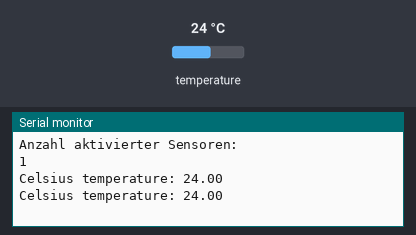
Simulated run of this sketch. Board: Arduino Uno, built with avr-gcc and run on an emulated ATmega328P. On the bench: the last lines printed to the serial monitor. Inputs (shaded band) come from the test bench; at power-on: temperature 24 °C.

Above: at 3.3 s.
3.4 s: temperature set to 12 °C
At 4.8 s:
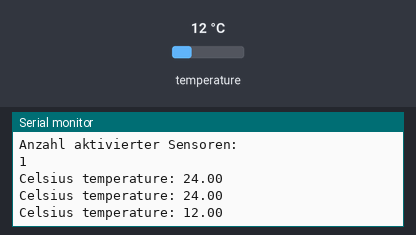
5.9 s: temperature set to 19 °C
At 7.2 s:
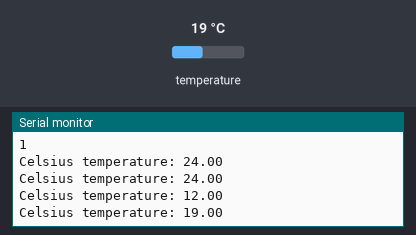
Timing chart, 0 to 8.9 s (numbered marks = the images above; inputs shaded):
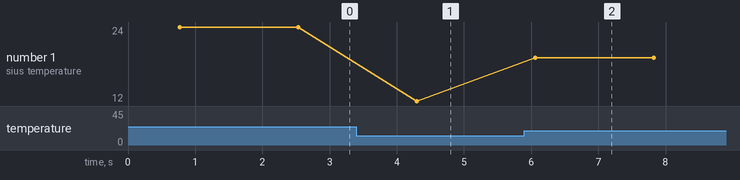

Measured:
- after the input at 3.4 s, the serial monitor: prints a new line after 0.90 s (image 1)
- after the input at 5.9 s, the serial monitor: prints a new line after 0.16 s (image 2)
- plotted number 1: 24 → 12 after the input at 3.4 s, 12 → 19 after the input at 5.9 s

The sketch:

TemperatureSensor.ino
```cpp
/*********
  Beispielprogramm für OneWire und DallasTemperature library
*********/

#include <OneWire.h>
#include <DallasTemperature.h>

// Data wire is conntec to the Arduino digital pin 4
#define ONE_WIRE_BUS 4

// Setup a oneWire instance to communicate with any OneWire devices
OneWire oneWire(ONE_WIRE_BUS);

// Pass our oneWire reference to Dallas Temperature sensor
DallasTemperature sensors(&oneWire);

#define DS18B20_Aufloesung 12
DeviceAddress DS18B20_Adressen;

void setup(void) {
  // Start serial communication for debugging purposes
  Serial.begin(9600);
  // Start up the library
  sensors.begin();

  Serial.println("Anzahl aktivierter Sensoren: ");
  Serial.println(sensors.getDeviceCount());
 }

void loop(void) {
  // Call sensors.requestTemperatures() to issue a global temperature and Requests to all devices on the bus
  sensors.requestTemperatures();

  Serial.print("Celsius temperature: ");
  // Why "byIndex"? You can have more than one IC on the same bus. 0 refers to the first IC on the wire
  Serial.println(sensors.getTempCByIndex(0));

  delay(1000);
}
```
